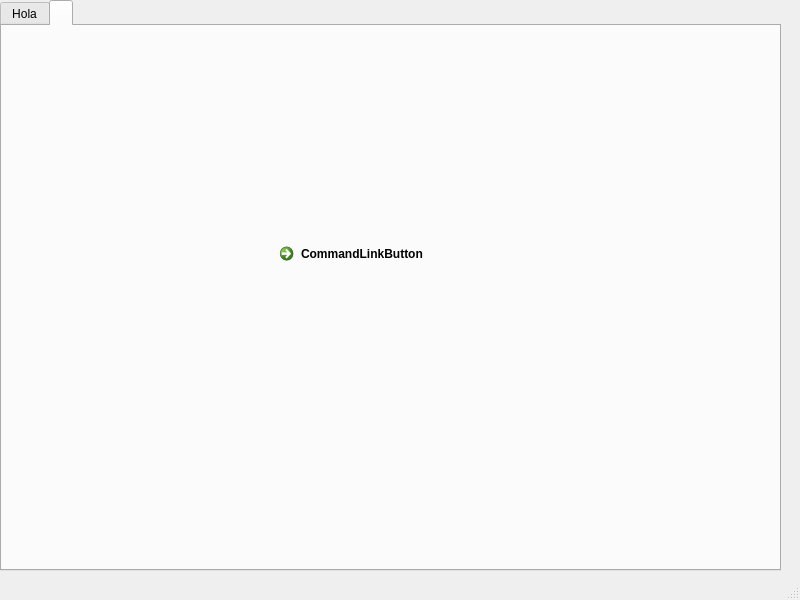
<?xml version="1.0" encoding="UTF-8"?>
<ui version="4.0">
 <class>MainWindow</class>
 <widget class="QMainWindow" name="MainWindow">
  <property name="geometry">
   <rect>
    <x>0</x>
    <y>0</y>
    <width>800</width>
    <height>600</height>
   </rect>
  </property>
  <property name="windowTitle">
   <string>MainWindow</string>
  </property>
  <widget class="QWidget" name="centralwidget">
   <widget class="QTabWidget" name="tabWidget">
    <property name="geometry">
     <rect>
      <x>0</x>
      <y>0</y>
      <width>781</width>
      <height>571</height>
     </rect>
    </property>
    <property name="currentIndex">
     <number>1</number>
    </property>
    <widget class="QWidget" name="tabWidgetPage1" native="true">
     <attribute name="title">
      <string>Hola</string>
     </attribute>
     <widget class="QCheckBox" name="checkBox">
      <property name="geometry">
       <rect>
        <x>280</x>
        <y>160</y>
        <width>75</width>
        <height>20</height>
       </rect>
      </property>
      <property name="text">
       <string>CheckBox</string>
      </property>
     </widget>
    </widget>
    <widget class="QWidget" name="tabWidgetPage2" native="true">
     <attribute name="title">
      <string/>
     </attribute>
     <widget class="QCommandLinkButton" name="commandLinkButton">
      <property name="geometry">
       <rect>
        <x>270</x>
        <y>210</y>
        <width>185</width>
        <height>41</height>
       </rect>
      </property>
      <property name="text">
       <string>CommandLinkButton</string>
      </property>
     </widget>
    </widget>
   </widget>
  </widget>
  <widget class="QMenuBar" name="menubar">
   <property name="geometry">
    <rect>
     <x>0</x>
     <y>0</y>
     <width>800</width>
     <height>22</height>
    </rect>
   </property>
  </widget>
  <widget class="QStatusBar" name="statusbar"/>
 </widget>
 <resources/>
 <connections/>
</ui>
